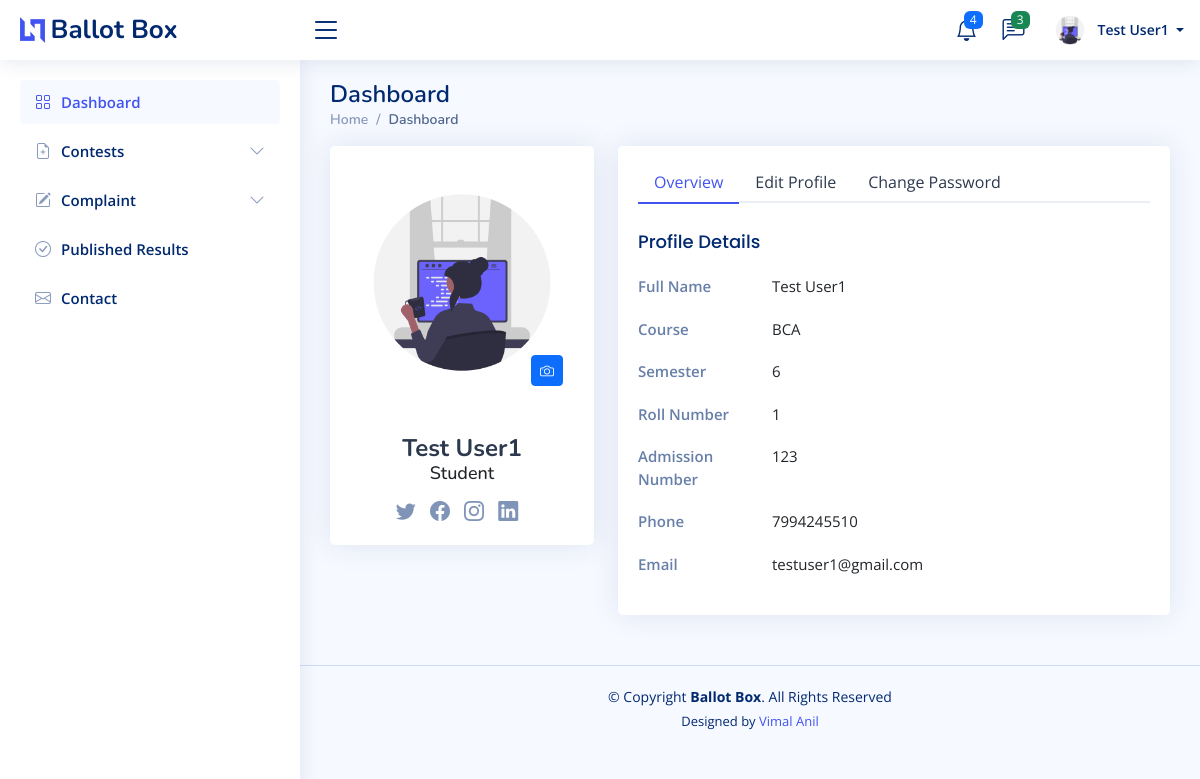
Screenshot of /user/profile.php (signed in) with the database file from the repository.
### tables this page shows
CREATE TABLE `registration` (
  `full_name` varchar(50) NOT NULL,
  `email` varchar(50) NOT NULL,
  `phn` varchar(30) NOT NULL,
  `admno` int(20) NOT NULL,
  `course` varchar(10) NOT NULL,
  `sem` int(20) NOT NULL,
  `roll_no` int(50) NOT NULL,
  `img` varchar(100) NOT NULL DEFAULT 'default.png'
);

### connect.php (called while the page is built, shortened)
<?php
$dbname="onlinevoting";
$conn=mysqli_connect("localhost","root","",$dbname);
function select_data($sql)
{
  global $conn;
  $res = mysqli_query($conn, $sql);
  if ($res)
    return $res;
  else
    return False;
}
?>

### user/profile.php (the view, shortened to what this page needs)
<?php
require 'header.php';
?>
<main id="main" class="main">
  <div class="pagetitle">
    <h1>Dashboard</h1>
    <nav>
      <ol class="breadcrumb">
        <li class="breadcrumb-item"><a href="index.html">Home</a></li>
        <li class="breadcrumb-item active">Dashboard</li>
      </ol>
    </nav>
  </div>
  <section class="section profile">
    <div class="row">
      <div class="col-xl-4">
        <div class="card">
          <div class="card-body profile-card pt-4 d-flex flex-column align-items-center">
            <img src="../uploads/profile/<?php echo $user['img'] ?>" alt="Profile" class="rounded-circle" style="min-width:250px;">
            <div style="margin-left: 450px;margin-top: -40px; z-index: 99;">
              <label class="btn-bs-file btn btn-sm btn-primary">
                <i class="bi bi-camera" id="icon">
                </i>
              </label>
            </div>
            <h2>
              <?php echo $user['full_name']; ?>
            </h2>
            <h3>Student</h3>
            <div class="social-links mt-2">
              <a href="#" class="twitter"><i class="bi bi-twitter"></i></a>
              <a href="#" class="facebook"><i class="bi bi-facebook"></i></a>
              <a href="#" class="instagram"><i class="bi bi-instagram"></i></a>
              <a href="#" class="linkedin"><i class="bi bi-linkedin"></i></a>
            </div>
          </div>
        </div>
      </div>
      <div class="col-xl-8">
        <div class="card">
          <div class="card-body pt-3">
            <ul class="nav nav-tabs nav-tabs-bordered">
              <li class="nav-item">
                <button class="nav-link active" data-bs-toggle="tab"
                  data-bs-target="#profile-overview">Overview</button>
              </li>
              <li class="nav-item">
                <button class="nav-link" data-bs-toggle="tab" data-bs-target="#profile-edit">Edit Profile</button>
              </li>
              <li class="nav-item">
                <button class="nav-link" data-bs-toggle="tab" data-bs-target="#profile-change-password">Change
                  Password</button>
              </li>
            </ul>
            <div class="tab-content pt-2">
              <div class="tab-pane fade show active profile-overview" id="profile-overview">
                <h5 class="card-title">Profile Details</h5>
                <div class="row">
                  <div class="col-lg-3 col-md-4 label ">Full Name</div>
                  <div class="col-lg-9 col-md-8">
                    <?php echo $user['full_name']; ?>
                  </div>
                </div>
                <div class="row">
                  <div class="col-lg-3 col-md-4 label">Course</div>
                  <div class="col-lg-9 col-md-8">
                    <?php echo $user['course']; ?>
                  </div>
                </div>
                <div class="row">
                  <div class="col-lg-3 col-md-4 label">Semester</div>
                  <div class="col-lg-9 col-md-8">
                    <?php echo $user['sem']; ?>
                  </div>
                </div>
                <div class="row">
                  <div class="col-lg-3 col-md-4 label">Roll Number</div>
                  <div class="col-lg-9 col-md-8">
                    <?php echo $user['roll_no']; ?>
                  </div>
                </div>
                <div class="row">
                  <div class="col-lg-3 col-md-4 label">Admission Number</div>
                  <div class="col-lg-9 col-md-8">
                    <?php echo $user['admno']; ?>
                  </div>
                </div>
                <div class="row">
                  <div class="col-lg-3 col-md-4 label">Phone</div>
                  <div class="col-lg-9 col-md-8">
                    <?php echo $user['phn']; ?>
                  </div>
                </div>
                <div class="row">
                  <div class="col-lg-3 col-md-4 label">Email</div>
                  <div class="col-lg-9 col-md-8">
                    <?php echo $user['email']; ?>
                  </div>
                </div>
              </div>
            </div>
          </div>
        </div>
      </div>
    </div>
  </section>
</main>

### user/header.php (shortened to what this page needs)
<?php
require ('../connect.php');
$email = $_SESSION['email'];
$sql = "SELECT * FROM `registration` WHERE email='$email'";
$data = select_data($sql);
$user = mysqli_fetch_assoc($data);
?>
<!DOCTYPE html>
<html lang="en">
<head>
  <link rel="stylesheet" href="https://stackpath.bootstrapcdn.com/bootstrap/4.5.2/css/bootstrap.min.css">
  <link href="assets/vendor/bootstrap/css/bootstrap.min.css" rel="stylesheet">
  <link href="assets/vendor/bootstrap-icons/bootstrap-icons.css" rel="stylesheet">
  <link href="assets/vendor/boxicons/css/boxicons.min.css" rel="stylesheet">
  <link href="assets/vendor/quill/quill.snow.css" rel="stylesheet">
  <link href="assets/vendor/quill/quill.bubble.css" rel="stylesheet">
  <link href="assets/vendor/remixicon/remixicon.css" rel="stylesheet">
  <link href="assets/vendor/simple-datatables/style.css" rel="stylesheet">
  <link href="assets/css/style.css" rel="stylesheet">
</head>
<body>
  <header id="header" class="header fixed-top d-flex align-items-center">
    <div class="d-flex align-items-center justify-content-between">
      <a href="index.html" class="logo d-flex align-items-center">
        <img src="assets/img/logo.png" alt="">
        <span class="d-none d-lg-block">Ballot Box</span>
      </a>
      <i class="bi bi-list toggle-sidebar-btn"></i>
    </div>
    <nav class="header-nav ms-auto">
      <ul class="d-flex align-items-center">
        <li class="nav-item dropdown">
          <a class="nav-link nav-icon" href="#" data-bs-toggle="dropdown">
            <i class="bi bi-bell"></i>
            <span class="badge bg-primary badge-number">4</span>
          </a>
        </li>
        <li class="nav-item dropdown">
          <a class="nav-link nav-icon" href="#" data-bs-toggle="dropdown">
            <i class="bi bi-chat-left-text"></i>
            <span class="badge bg-success badge-number">3</span>
          </a>
        </li>
        <li class="nav-item dropdown pe-3">
          <a class="nav-link nav-profile d-flex align-items-center pe-0" href="#" data-bs-toggle="dropdown">
            <img src="../uploads/profile/<?php echo $user['img'] ?>" alt="Profile" class="rounded-circle">
            <span class="d-none d-md-block dropdown-toggle ps-2">
              <?php echo $user['full_name']; ?>
            </span>
          </a>
        </li>
      </ul>
    </nav>
  </header>
  <aside id="sidebar" class="sidebar">
    <ul class="sidebar-nav" id="sidebar-nav">
      <li class="nav-item">
        <a class="nav-link " href="index.php">
          <i class="bi bi-grid"></i>
          <span>Dashboard</span>
        </a>
      </li>
      <li class="nav-item">
        <a class="nav-link collapsed" data-bs-target="#contestmanagment-nav" data-bs-toggle="collapse" href="#">
          <i class="bi bi-file-earmark-plus"></i><span> Contests</span><i class="bi bi-chevron-down ms-auto"></i>
        </a>
      </li>
      <li class="nav-item">
        <a class="nav-link collapsed" data-bs-target="#complaint-nav" data-bs-toggle="collapse" href="#">
          <i class="bi bi-pencil-square"></i><span> Complaint </span><i class="bi bi-chevron-down ms-auto"></i>
        </a>
      </li>
      <li class="nav-item">
        <a class="nav-link collapsed" href="publishedresult.php">
          <i class="bi bi-check-circle"></i>
          <span>Published Results </span>
        </a>
      </li>
      <li class="nav-item">
        <a class="nav-link collapsed" href="pages-contact.html">
          <i class="bi bi-envelope"></i>
          <span>Contact</span>
        </a>
      </li>
    </ul>
  </aside>

### user/assets/css/style.css (style rules this page uses)
:root { scroll-behavior: smooth; }
body { font-family: "Open Sans", sans-serif; background: #f6f9ff; color: #444444; }
a { color: #4154f1; text-decoration: none; }
h1, h2, h3, h4, h5, h6 { font-family: "Nunito", sans-serif; }
#main { margin-top: 60px; padding: 20px 30px; transition: all 0.3s; }
.pagetitle { margin-bottom: 10px; }
.pagetitle h1 { font-size: 24px; margin-bottom: 0; font-weight: 600; color: #012970; }
.card { margin-bottom: 30px; border: none; border-radius: 5px; box-shadow: 0px 0 30px rgba(1, 41, 112, 0.1); }
.card-title { padding: 20px 0 15px 0; font-size: 18px; font-weight: 500; color: #012970; font-family: "Poppins", sans-serif; }
.card-body { padding: 0 20px 20px 20px; }
.breadcrumb { font-size: 14px; font-family: "Nunito", sans-serif; color: #899bbd; font-weight: 600; }
.breadcrumb a { color: #899bbd; transition: 0.3s; }
.breadcrumb .breadcrumb-item::before { color: #899bbd; }
.breadcrumb .active { color: #51678f; font-weight: 600; }
.nav-tabs-bordered { border-bottom: 2px solid #ebeef4; }
.nav-tabs-bordered .nav-link { margin-bottom: -2px; border: none; color: #2c384e; }
.nav-tabs-bordered .nav-link.active { background-color: #fff; color: #4154f1; border-bottom: 2px solid #4154f1; }
.logo { line-height: 1; }
@media (min-width: 1200px) { .logo { width: 280px; } }
.logo img { max-height: 26px; margin-right: 6px; }
.logo span { font-size: 26px; font-weight: 700; color: #012970; font-family: "Nunito", sans-serif; }
.header { transition: all 0.5s; z-index: 997; height: 60px; box-shadow: 0px 2px 20px rgba(1, 41, 112, 0.1); background-color: #fff; padding-left: 20px; }
.header .toggle-sidebar-btn { font-size: 32px; padding-left: 10px; cursor: pointer; color: #012970; }
.header-nav ul { list-style: none; }
.header-nav>ul { margin: 0; padding: 0; }
.header-nav .nav-icon { font-size: 22px; color: #012970; margin-right: 25px; position: relative; }
.header-nav .nav-profile { color: #012970; }
.header-nav .nav-profile img { max-height: 36px; }
.header-nav .nav-profile span { font-size: 14px; font-weight: 600; }
.header-nav .badge-number { position: absolute; inset: -2px -5px auto auto; font-weight: normal; font-size: 12px; padding: 3px 6px; }
.sidebar { position: fixed; top: 60px; left: 0; bottom: 0; width: 300px; z-index: 996; transition: all 0.3s; padding: 20px; overflow-y: auto; scrollbar-width: thin; scrollbar-color: #aab7cf transparent; box-shadow: 0px 0px 20px rgba(1, 41, 112, 0.1); background-color: #fff; }
@media (min-width: 1200px) { #main, #footer { margin-left: 300px; } }
.sidebar-nav { padding: 0; margin: 0; list-style: none; }
.sidebar-nav li { padding: 0; margin: 0; list-style: none; }
.sidebar-nav .nav-item { margin-bottom: 5px; }
.sidebar-nav .nav-link { display: flex; align-items: center; font-size: 15px; font-weight: 600; color: #4154f1; transition: 0.3; background: #f6f9ff; padding: 10px 15px; border-radius: 4px; }
.sidebar-nav .nav-link i { font-size: 16px; margin-right: 10px; color: #4154f1; }
.sidebar-nav .nav-link.collapsed { color: #012970; background: #fff; }
.sidebar-nav .nav-link.collapsed i { color: #899bbd; }
.sidebar-nav .nav-link .bi-chevron-down { margin-right: 0; transition: transform 0.2s ease-in-out; }
.profile .profile-card img { max-width: 120px; }
.profile .profile-card h2 { font-size: 24px; font-weight: 700; color: #2c384e; margin: 10px 0 0 0; }
.profile .profile-card h3 { font-size: 18px; }
.profile .profile-card .social-links a { font-size: 20px; display: inline-block; color: rgba(1, 41, 112, 0.5); line-height: 0; margin-right: 10px; transition: 0.3s; }
.profile .profile-overview .row { margin-bottom: 20px; font-size: 15px; }
.profile .profile-overview .card-title { color: #012970; }
.profile .profile-overview .label { font-weight: 600; color: rgba(1, 41, 112, 0.6); }
.footer { padding: 20px 0; font-size: 14px; transition: all 0.3s; border-top: 1px solid #cddfff; }
.footer .copyright { text-align: center; color: #012970; }
.footer .credits { padding-top: 5px; text-align: center; font-size: 13px; color: #012970; }

### rows the page displays
registration: img (picture), full_name "Test User1", course "BCA", sem "6", roll_no "1", admno "123", phn "7994245510", email "testuser1@gmail.com"
